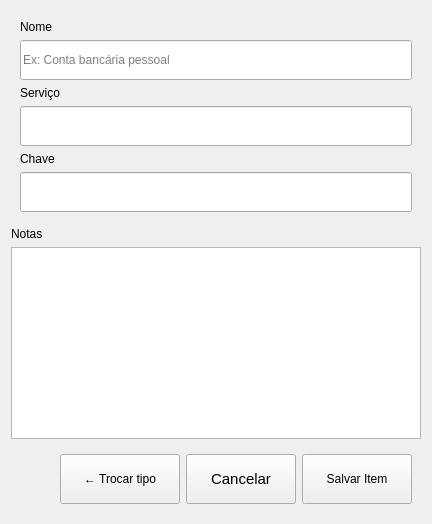
        <widget class="QWidget" name="page_keys">
         <layout class="QVBoxLayout" name="verticalLayout_8">
          <item>
           <widget class="QFrame" name="frame_7">
            <property name="frameShape">
             <enum>QFrame::Shape::NoFrame</enum>
            </property>
            <property name="frameShadow">
             <enum>QFrame::Shadow::Raised</enum>
            </property>
            <layout class="QVBoxLayout" name="verticalLayout_7">
             <item>
              <widget class="QLabel" name="label_11">
               <property name="text">
                <string>Nome</string>
               </property>
              </widget>
             </item>
             <item>
              <widget class="QLineEdit" name="line_nome_item_key">
               <property name="minimumSize">
                <size>
                 <width>0</width>
                 <height>40</height>
                </size>
               </property>
               <property name="maximumSize">
                <size>
                 <width>16777215</width>
                 <height>40</height>
                </size>
               </property>
               <property name="placeholderText">
                <string>Ex: Conta bancária pessoal</string>
               </property>
              </widget>
             </item>
             <item>
              <widget class="QLabel" name="label_12">
               <property name="font">
                <font>
                 <pointsize>9</pointsize>
                </font>
               </property>
               <property name="text">
                <string>Serviço</string>
               </property>
              </widget>
             </item>
             <item>
              <widget class="QLineEdit" name="line_service_key">
               <property name="minimumSize">
                <size>
                 <width>0</width>
                 <height>40</height>
                </size>
               </property>
               <property name="maximumSize">
                <size>
                 <width>16777215</width>
                 <height>40</height>
                </size>
               </property>
              </widget>
             </item>
             <item>
              <widget class="QLabel" name="label_14">
               <property name="text">
                <string>Chave</string>
               </property>
              </widget>
             </item>
             <item>
              <widget class="QLineEdit" name="line_key_ItemKey">
               <property name="minimumSize">
                <size>
                 <width>0</width>
                 <height>40</height>
                </size>
               </property>
               <property name="maximumSize">
                <size>
                 <width>16777215</width>
                 <height>40</height>
                </size>
               </property>
               <property name="echoMode">
                <enum>QLineEdit::EchoMode::Password</enum>
               </property>
              </widget>
             </item>
            </layout>
           </widget>
          </item>
          <item>
           <widget class="QLabel" name="label_13">
            <property name="text">
             <string>Notas</string>
            </property>
           </widget>
          </item>
          <item>
           <widget class="QTextEdit" name="text_note_key"/>
          </item>
          <item>
           <widget class="QFrame" name="frame_6">
            <property name="sizePolicy">
             <sizepolicy hsizetype="Preferred" vsizetype="Fixed">
              <horstretch>0</horstretch>
              <verstretch>0</verstretch>
             </sizepolicy>
            </property>
            <property name="frameShape">
             <enum>QFrame::Shape::NoFrame</enum>
            </property>
            <property name="frameShadow">
             <enum>QFrame::Shadow::Raised</enum>
            </property>
            <layout class="QHBoxLayout" name="horizontalLayout_4">
             <item>
              <spacer name="horizontalSpacer_3">
               <property name="orientation">
                <enum>Qt::Orientation::Horizontal</enum>
               </property>
               <property name="sizeHint" stdset="0">
                <size>
                 <width>40</width>
                 <height>20</height>
                </size>
               </property>
              </spacer>
             </item>
             <item alignment="Qt::AlignmentFlag::AlignRight">
              <widget class="QPushButton" name="btn_trocar_type_key">
               <property name="minimumSize">
                <size>
                 <width>120</width>
                 <height>50</height>
                </size>
               </property>
               <property name="maximumSize">
                <size>
                 <width>120</width>
                 <height>50</height>
                </size>
               </property>
               <property name="text">
                <string>← Trocar tipo</string>
               </property>
              </widget>
             </item>
             <item alignment="Qt::AlignmentFlag::AlignRight">
              <widget class="QPushButton" name="btn_cancelar_key">
               <property name="sizePolicy">
                <sizepolicy hsizetype="Minimum" vsizetype="Preferred">
                 <horstretch>0</horstretch>
                 <verstretch>0</verstretch>
                </sizepolicy>
               </property>
               <property name="minimumSize">
                <size>
                 <width>110</width>
                 <height>50</height>
                </size>
               </property>
               <property name="maximumSize">
                <size>
                 <width>120</width>
                 <height>50</height>
                </size>
               </property>
               <property name="font">
                <font>
                 <pointsize>11</pointsize>
                </font>
               </property>
               <property name="text">
                <string>Cancelar</string>
               </property>
              </widget>
             </item>
             <item alignment="Qt::AlignmentFlag::AlignRight">
              <widget class="QPushButton" name="btn_save_item_key">
               <property name="sizePolicy">
                <sizepolicy hsizetype="Minimum" vsizetype="Preferred">
                 <horstretch>0</horstretch>
                 <verstretch>0</verstretch>
                </sizepolicy>
               </property>
               <property name="minimumSize">
                <size>
                 <width>110</width>
                 <height>50</height>
                </size>
               </property>
               <property name="maximumSize">
                <size>
                 <width>120</width>
                 <height>50</height>
                </size>
               </property>
               <property name="text">
                <string>Salvar Item</string>
               </property>
              </widget>
             </item>
            </layout>
           </widget>
          </item>
         </layout>
        </widget>
